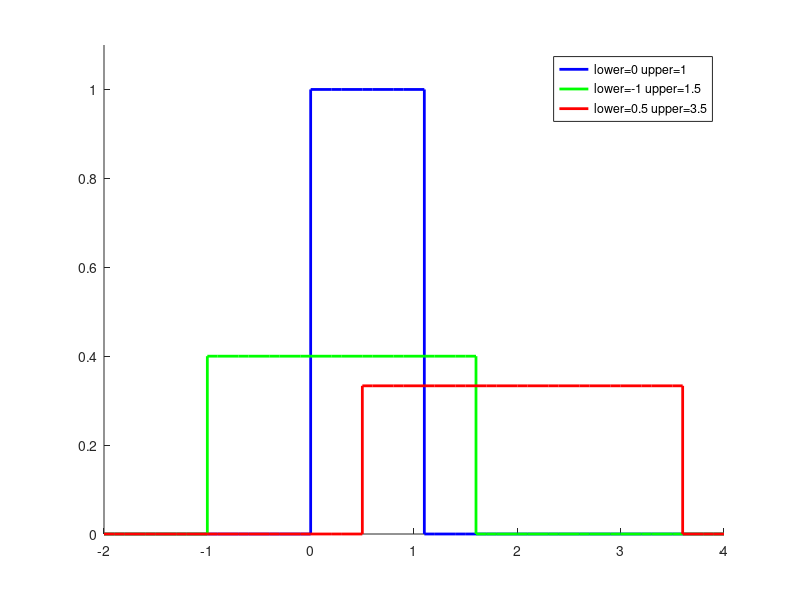

Here is the MATLAB script that generated this plot:
% Create a Uniform PDF function using makedist and pdf

% Create 3 uniform distribution objects with different ranges
pdObjA = makedist('uniform');
pdObjB = makedist('uniform', 'lower', -1, 'upper', 1.5);
pdObjC = makedist('uniform', 'lower', 0.5, 'upper', 3.5);

% Compute the dist. fns. 
x = -2:.1:4;

pdfA = pdf(pdObjA, x);
pdfB = pdf(pdObjB, x);
pdfC = pdf(pdObjC, x);

% Plot the pdfs using stairs (in case of CDFs, use the plot cmd instead).

hold on;
stairs(x, pdfA, 'b', 'LineWidth', 2);
stairs(x, pdfB, 'g', 'LineWidth', 2);
stairs(x, pdfC, 'r', 'LineWidth', 2);

ylim([0 1.1]);
legend('lower=0 upper=1', 'lower=-1 upper=1.5',...
    'lower=0.5 upper=3.5');
hold off;